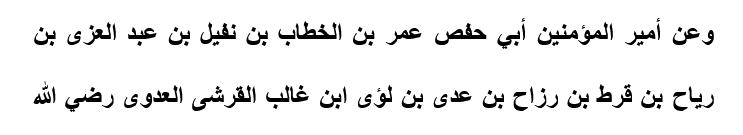
#> input picture Dataset/img_1.png, 743 x 135 px
$ python -i preprocessing.py   (imports and definitions only)
#> lines starting #> are read from the running program, lines starting #| are printed output that depends on the picture; after the words box and inside, x2 and y2 are one past the last pixel; in counts of white or black regions, pixels touching at a corner belong together
#> further down, picture is the input picture: shape (135, 743, 3); min 0, max 255, mean 237.8
import numpy as np
import cv2 as cv
from scipy.ndimage import interpolation as inter
from PIL import Image as im


def binary_otsus(image, filter:int=1):
    """Binarize an image 0's and 255's using Otsu's Binarization"""
#> called with filter = 1

    if len(image.shape) == 3:
        gray_img = cv.cvtColor(image, cv.COLOR_BGR2GRAY)
    else:
        gray_img = image

    # Otsus Binarization
    if filter != 0:
        blur = cv.GaussianBlur(gray_img, (3,3), 0)
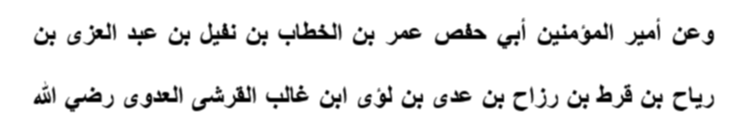
#> blur: shape (135, 743); min 0, max 255, mean 237.8
        binary_img = cv.threshold(blur, 0, 255, cv.THRESH_BINARY+cv.THRESH_OTSU)[1]
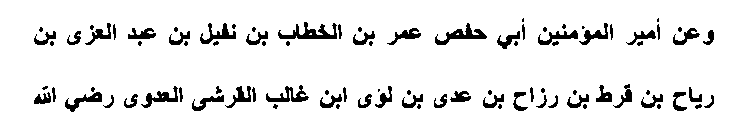
#> binary_img: shape (135, 743); 92.3% white; 91 black regions (35 under 20 px), largest, box (x1, y1, x2, y2) and area: (278, 22, 337, 39) 460, (435, 23, 487, 45) 387, (266, 85, 309, 102) 305
    else:
        binary_img = cv.threshold(gray_img, 0, 255, cv.THRESH_BINARY+cv.THRESH_OTSU)[1]

    return binary_img


# [53 lines left out: functions find_score, deskew, vexpand, hexpand, not called in this run]

def valid(row, col, vis, word):
    return (row < vis.shape[0] and col < vis.shape[1] and row >= 0 and col >=0 and vis[row][col] == 0 and word[row][col] > 0)

# [9 lines left out: function dfs, not called in this run]

>>> import cv2
>>> picture = cv2.imread('../Dataset/img_1.png')
>>> result = binary_otsus(picture)

$ run again, on Dataset/img_10.png
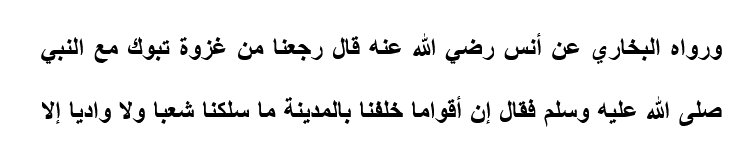
#> input picture Dataset/img_10.png, 756 x 151 px
#> picture is the input picture: shape (151, 756, 3); min 0, max 255, mean 239.2
#> in binary_otsus, `blur = cv.GaussianBlur(gray_img, (3,3), 0)`:
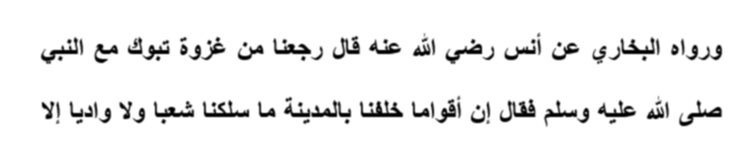
#> blur: shape (151, 756); min 0, max 255, mean 239.2
#> in binary_otsus, `binary_img = cv.threshold(blur, 0, 255, cv.THRESH_BINARY+cv.THRESH_OTS..`:
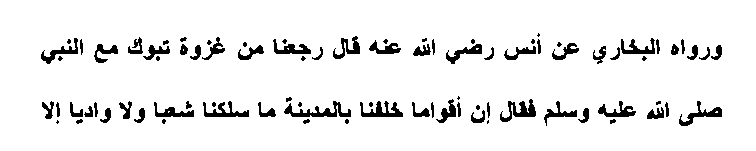
#> binary_img: shape (151, 756); 92.9% white; 86 black regions (24 under 20 px), largest, box (x1, y1, x2, y2) and area: (284, 101, 351, 117) 430, (500, 99, 536, 122) 356, (360, 101, 403, 117) 349

$ run again, on Dataset/img_2.png
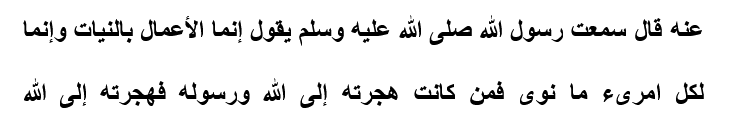
#> input picture Dataset/img_2.png, 736 x 125 px
#> picture is the input picture: shape (125, 736, 3); min 0, max 255, mean 236.3
#> in binary_otsus, `blur = cv.GaussianBlur(gray_img, (3,3), 0)`:
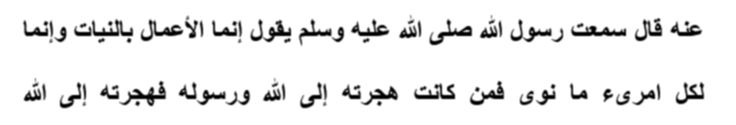
#> blur: shape (125, 736); min 0, max 255, mean 236.3
#> in binary_otsus, `binary_img = cv.threshold(blur, 0, 255, cv.THRESH_BINARY+cv.THRESH_OTS..`:
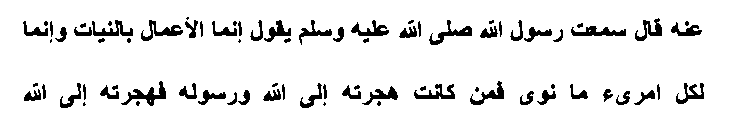
#> binary_img: shape (125, 736); 91.6% white; 78 black regions (19 under 20 px), largest, box (x1, y1, x2, y2) and area: (121, 81, 166, 106) 374, (571, 26, 626, 36) 319, (429, 20, 472, 45) 308

$ run again, on Dataset/img_3.png
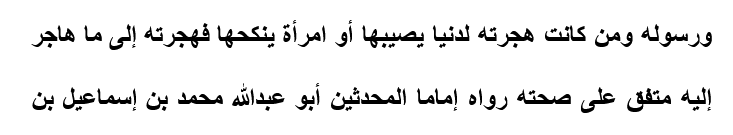
#> input picture Dataset/img_3.png, 733 x 135 px
#> picture is the input picture: shape (135, 733, 3); min 0, max 255, mean 236.5
#> in binary_otsus, `blur = cv.GaussianBlur(gray_img, (3,3), 0)`:
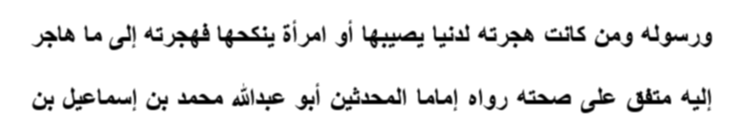
#> blur: shape (135, 733); min 0, max 255, mean 236.5
#> in binary_otsus, `binary_img = cv.threshold(blur, 0, 255, cv.THRESH_BINARY+cv.THRESH_OTS..`:
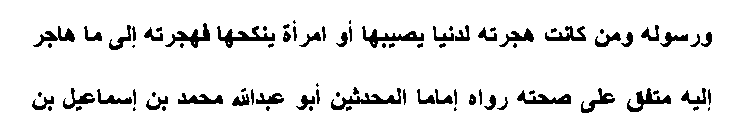
#> binary_img: shape (135, 733); 91.8% white; 86 black regions (27 under 20 px), largest, box (x1, y1, x2, y2) and area: (331, 88, 401, 110) 450, (217, 26, 275, 48) 445, (362, 26, 424, 48) 440
